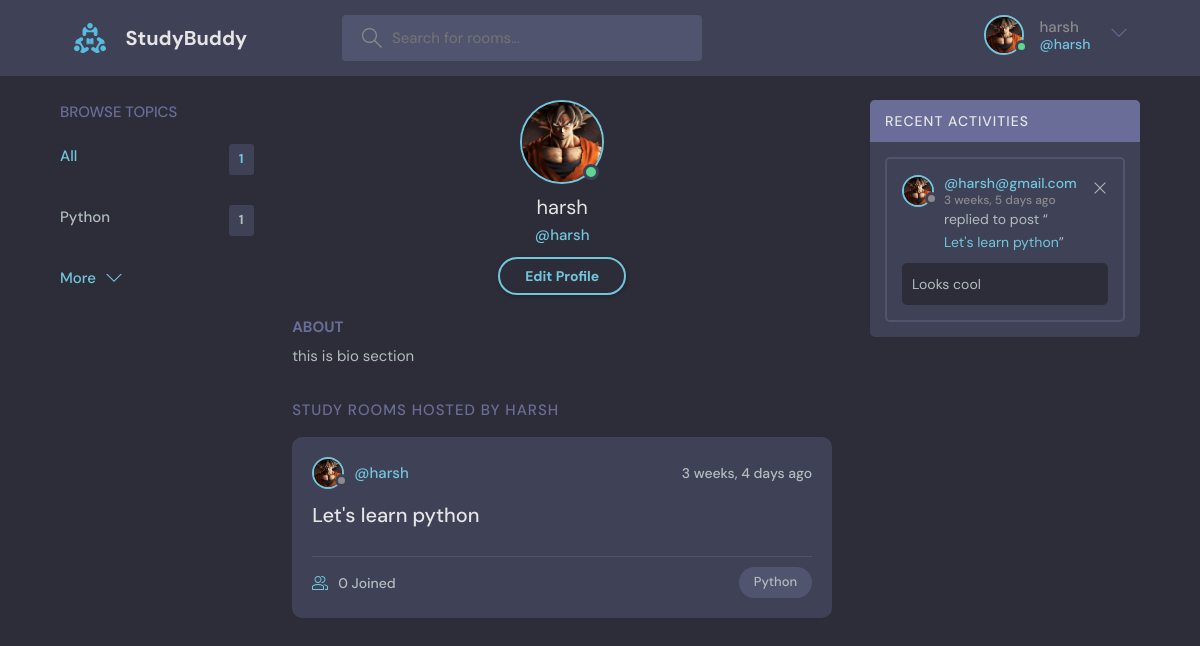
The page /profile/1/ (signed in) on the database its author committed.
### base/models.py (models this page shows, shortened)
class User(AbstractUser):
    name = models.CharField(max_length=200,null=True)
    email = models.EmailField(unique=True,null=True)
    bio = models.TextField(null=True)
    avtar = models.ImageField(null=True,default="avatar.svg")
    USERNAME_FIELD = 'email'
    REQUIRED_FIELDS = []

class Topic(models.Model):
    name = models.CharField(max_length=200)

class Room(models.Model):
    id = models.AutoField(primary_key=True)
    host = models.ForeignKey(User,on_delete=models.SET_NULL,null=True)
    topic = models.ForeignKey(Topic,on_delete=models.SET_NULL,null=True)
    name = models.CharField(max_length=200)
    description = models.TextField(null=True,blank=True)
    participants = models.ManyToManyField(User,related_name='participants',blank=True)
    updated = models.DateTimeField(default=datetime.now)
    created = models.DateTimeField(default=datetime.now)
    class Meta:
        ordering = ['-updated','-created']
    def __str__(self) -> str:
        return self.name

class Message(models.Model):
    user = models.ForeignKey(User,on_delete=models.CASCADE)
    room = models.ForeignKey(Room,on_delete=models.CASCADE) #on_delete (cascade) is user for when perent is delete then child also delete
    body = models.TextField()
    updated = models.DateTimeField(auto_now=True)
    created = models.DateTimeField(auto_now_add=True)
    class Meta:
        ordering = ['-updated','-created']

### base/views.py (the view)
# urls.py: path('profile/<str:pk>/',views.user_profile,name="user-profile"),
@login_required(login_url="login")
def user_profile(request,pk):
    user = User.objects.get(id=pk)
    rooms = user.room_set.all()
    recent_messages = user.message_set.all()
    topics = Topic.objects.all()
    context = {'user':user,'rooms':rooms,'recent_messages':recent_messages,'topics':topics}
    return render(request,'base/user_profile.html',context)

### base/templates/base/user_profile.html
{% extends "main.html" %}
{% block content %}
  <main class="profile-page layout layout--3">
    <div class="container">
         {% include "base/topics_component.html" %}
      <div class="roomList">
        <div class="profile">
          <div class="profile__avatar">
            <div class="avatar avatar--large active">
              <img src="{{request.user.avtar.url}}" />
            </div>
          </div>
          <div class="profile__info">
            <h3>{{user.username}}</h3>
            <p>@{{user.username}}</p>
            {% if request.user == user %}
             <a href="{% url "update-user" %}" class="btn btn--main btn--pill">Edit Profile</a>
            {% endif %}
          </div>
          <div class="profile__about">
            <h3>About</h3>
            <p>
              {{request.user.bio}}
            </p>
          </div>
        </div>
        <div class="roomList__header">
          <div>
            <h2>Study Rooms Hosted by {{request.user.username}}</a>
            </h2>
          </div>
        </div>
           {% include "base/feed_component.html" %}
      </div>
        {% include "base/activity_component.html" %}
    </div>
  </main>
{% endblock content %}

### templates/main.html (shortened to what this page needs)
<!DOCTYPE html>
{% load static %}
<html lang="en">
  <head>
    <link rel="stylesheet" href="{%static 'styles/style.css'%}" />
  </head>
  <body>
    {% include "nav.html" %}
    {% block content %}{% endblock content %}
  </body>
</html>

### templates/nav.html (shortened to what this page needs)
   {% load static %}
   <header class="header header--loggedIn">
      <div class="container">
        <a href="{% url 'home' %}" class="header__logo">
          <img src="{% static 'images/logo.svg' %}" />
          <h1>StudyBuddy</h1>
        </a>
        <form class="header__search" method="GET" action="{% url 'home' %}">
          <label>
            <input name="q" placeholder="Search for rooms..." />
          </label>
        </form>
        <nav class="header__menu">
        {% if request.user.is_authenticated %}
          <div class="header__user">
            <a href="{% url "update-user" %}">
              <div class="avatar avatar--medium active">
                <img src="{{request.user.avtar.url}}" />
              </div>
              <p>{{request.user.username}} <span>@{{request.user.username}}</span></p>
            </a>
            <button class="dropdown-button">
              <svg version="1.1" xmlns="http://www.w3.org/2000/svg" width="32" height="32" viewBox="0 0 32 32">
                <title>chevron-down</title>
                <path d="M16 21l-13-13h-3l16 16 16-16h-3l-13 13z"></path>
              </svg>
            </button>
          </div>
        {% else %}
            <a href="{% url 'login' %}">
                <img src="{% static 'images/avatar.svg'%}" />
                <p>Login</p>
            </a>
        {% endif %}
        </nav>
      </div>
    </header>

### base/templates/base/topics_component.html
<div class="topics">
    <div class="topics__header">
        <h2>Browse Topics</h2>
    </div>
    <ul class="topics__list">
        <li>
            <a href="{% url 'home'%}" class="active">All <span>{{topics.count}}</span></a>
        </li>
        {% for topic in topics %}
        <li>
            <a href="{% url 'home' %}?q={{topic.name}}">{{topic.name}}<span>{{topic.room_set.all.count}}</span></a>
        </li>
        {% endfor %}
    </ul>
    <a class="btn btn--link" href="{% url "topics" %}">
        More
        <svg version="1.1" xmlns="http://www.w3.org/2000/svg" width="32" height="32" viewBox="0 0 32 32">
            <title>chevron-down</title>
            <path d="M16 21l-13-13h-3l16 16 16-16h-3l-13 13z"></path>
        </svg>
    </a>
</div>

### base/templates/base/feed_component.html (shortened to what this page needs)
{%for room in rooms %}
<div class="roomListRoom">
    <div class="roomListRoom__header">
        <a href="{% url "user-profile" room.host.id%}" class="roomListRoom__author">
            <div class="avatar avatar--small">
                <img src="{{room.host.avtar.url}}" />
            </div>
            <span>@{{room.host.username}}</span>
        </a>
        <div class="roomListRoom__actions">
            <span>{{room.created|timesince}} ago</span>
        </div>
    </div>
    <div class="roomListRoom__content">
        <a href="{% url 'room' room.id %}">{{room.name}}</a>
    </div>
    <div class="roomListRoom__meta">
        <a href="{% url 'room' room.id %}" class="roomListRoom__joined">
            {{room.participants.all.count}} Joined
        </a>
        <p class="roomListRoom__topic">{{room.topic.name}}</p>
    </div>
</div>
{% endfor %}

### base/templates/base/activity_component.html
        <div class="activities">
          <div class="activities__header">
            <h2>Recent Activities</h2>
          </div>
        {% for message in recent_messages %}
          <div class="activities__box">
            <div class="activities__boxHeader roomListRoom__header">
              <a href="{% url "user-profile" message.user.id %}" class="roomListRoom__author">
                <div class="avatar avatar--small">
                  <img src="{{message.user.avtar.url}}" />
                </div>
                <p>
                  @{{message.user}}
                  <span>{{message.created|timesince}} ago</span>
                </p>
              </a>
            {% if request.user == message.user %}
              <div class="roomListRoom__actions">
                <a href="{% url "delete-message" message.id %}">
                  <svg version="1.1" xmlns="http://www.w3.org/2000/svg" width="32" height="32" viewBox="0 0 32 32">
                    <title>remove</title>
                    <path
                      d="M27.314 6.019l-1.333-1.333-9.98 9.981-9.981-9.981-1.333 1.333 9.981 9.981-9.981 9.98 1.333 1.333 9.981-9.98 9.98 9.98 1.333-1.333-9.98-9.98 9.98-9.981z"
                    ></path>
                  </svg>
                </a>
              </div>
              {% endif %}
            </div>
            <div class="activities__boxContent">
              <p>replied to post “<a href="{% url 'room' message.room.id%}">{{message.room}}</a>”</p>
              <div class="activities__boxRoomContent">
                {{message.body}}
              </div>
            </div>
          </div>
        {% endfor %}
        </div>

### rows shown on the page
User: user.avtar (picture), user.username "harsh", username "harsh", user.bio "this is bio section", user.username "HARSH"
Topic: name "Python", room_set.all.count "1"
Room: host.avtar (picture), host.username "harsh", created "3 weeks, 4 days", name "Let's learn python", participants.all.count "0", topic.name "Python"
Message: user.avtar (picture), user "harsh@gmail.com", created "3 weeks, 5 days", room "Let's learn python", body "Looks cool"

### other values the page prints
{{ topics.count }} "1"
